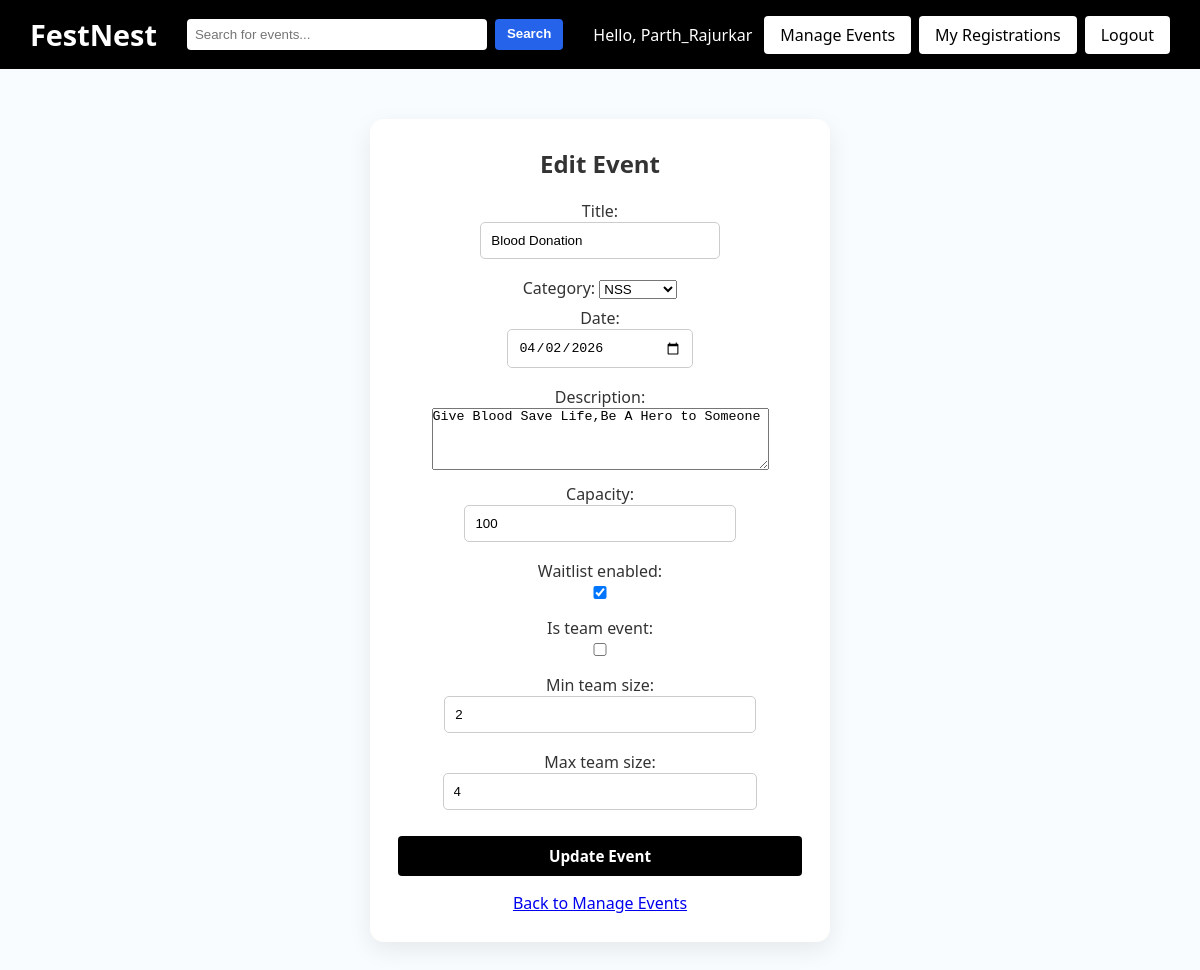
/events/4/edit/ (signed in), run on an earlier commit of the app's database.
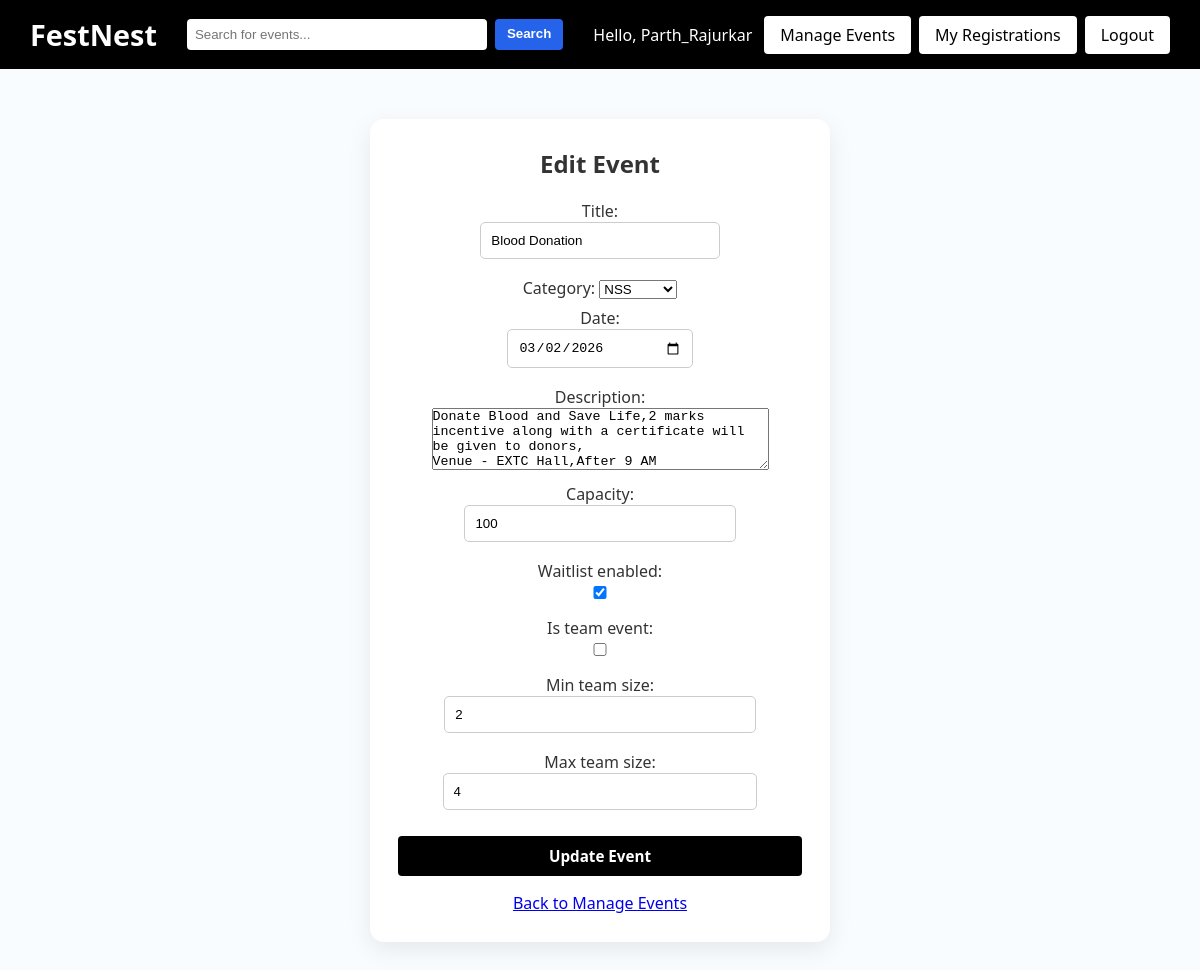
And on a later commit of the database.
### events/models.py (models this page shows, shortened)
class Event(models.Model):
    CATEGORY_CHOICES = [
        ('cultural', 'Cultural'),
        ('technical', 'Technical'),
        ('sports', 'Sports'),
        ('nss', 'NSS'),
    ]
    title = models.CharField(max_length=200)
    category = models.CharField(max_length=20, choices=CATEGORY_CHOICES)
    date = models.DateField()
    description = models.TextField()
    capacity = models.PositiveIntegerField(default=100)
    waitlist_enabled = models.BooleanField(default=True)
    is_team_event = models.BooleanField(default=False)
    min_team_size = models.PositiveIntegerField(default=2)
    max_team_size = models.PositiveIntegerField(default=4)
    attendees = models.ManyToManyField(User, blank=True)

### events/views.py (the view)
# urls.py: path('events/<int:id>/edit/', views.edit_event, name='edit_event'),
@login_required
@user_passes_test(is_superuser)
def edit_event(request, id):
    event = get_object_or_404(Event, id=id)
    if request.method == 'POST':
        form = EventForm(request.POST, instance=event)
        if form.is_valid():
            form.save()
            messages.success(request, 'Event updated successfully.')
            return redirect('manage_events')
    else:
        form = EventForm(instance=event)
    return render(
        request,
        'event_form.html',
        {'form': form, 'page_title': 'Edit Event', 'button_label': 'Update Event'},
    )

### events/forms.py
class EventForm(forms.ModelForm):
    class Meta:
        model = Event
        fields = [
            'title',
            'category',
            'date',
            'description',
            'capacity',
            'waitlist_enabled',
            'is_team_event',
            'min_team_size',
            'max_team_size',
        ]
        widgets = {
            'title': forms.TextInput(attrs={'placeholder': 'Event title'}),
            'date': forms.DateInput(attrs={'type': 'date'}),
            'description': forms.Textarea(attrs={'rows': 4, 'placeholder': 'Event description'}),
            'capacity': forms.NumberInput(attrs={'min': 1}),
            'min_team_size': forms.NumberInput(attrs={'min': 2}),
            'max_team_size': forms.NumberInput(attrs={'min': 2}),
        }

### events/views.py (called while the page is built)
def is_superuser(user):
    return user.is_superuser

### templates/event_form.html (shortened to what this page needs)
{% extends 'base.html' %}
{% block body_class %}auth-page{% endblock %}
{% block content %}
<div class="container auth-shell">
    <div class="auth-card">
        <h2>{{ page_title }}</h2>
        <form method="post" class="auth-form event-form">
            {{ form.as_p }}
            <button type="submit" class="cta-btn auth-submit">{{ button_label }}</button>
        </form>
        <p class="auth-link"><a href="{% url 'manage_events' %}">Back to Manage Events</a></p>
    </div>
</div>
{% endblock %}

What changed in the data, as far as the page shows it:
changed Event "Blood Donation": date "04/02/2026" → "03/02/2026"; description "Give Blood Save Life,Be A Hero to Someone" → "Donate Blood and Save Life,2 marks incentive along with a certificate will be given to donors, Venue - EXTC Hall,After 9 AM"
